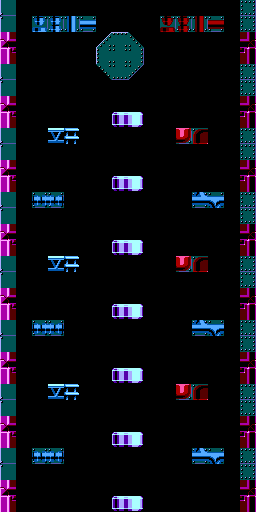

A 2D game scene composited from a Tiled map and its tileset images. What follows is a short description and the map's XML, with every tile layer's data as written:
An orthogonal 16x32 tile map with 16x16 px tiles, 3 tile layers (Background, Tiles, Spawns).

<map version="1.10" tiledversion="1.11.0" orientation="orthogonal" renderorder="right-down" width="16" height="32" tilewidth="16" tileheight="16" infinite="0" nextlayerid="4" nextobjectid="1">
 <tileset firstgid="1" source="../../../level-design/assets/tilesets/dg/dg0.tsx" />
 <layer id="3" name="Background" locked="1" width="16" height="32">
  <data encoding="csv">
0,0,0,0,0,0,0,0,0,0,0,0,0,0,0,0,
0,0,0,0,0,0,0,0,0,0,0,0,0,0,0,0,
0,0,0,0,0,0,0,0,0,0,0,0,0,0,0,0,
0,0,0,0,0,0,0,0,0,0,0,0,0,0,0,0,
0,0,0,0,0,0,0,0,0,0,0,0,0,0,0,0,
0,0,0,0,0,0,0,0,0,0,0,0,0,0,0,0,
0,0,0,0,0,0,0,0,0,0,0,0,0,0,0,0,
0,0,0,0,0,0,0,0,0,0,0,0,0,0,0,0,
0,0,0,0,0,0,0,0,0,0,0,0,0,0,0,0,
0,0,0,0,0,0,0,0,0,0,0,0,0,0,0,0,
0,0,0,0,0,0,0,0,0,0,0,0,0,0,0,0,
0,0,0,0,0,0,0,0,0,0,0,0,0,0,0,0,
0,0,0,0,0,0,0,0,0,0,0,0,0,0,0,0,
0,0,0,0,0,0,0,0,0,0,0,0,0,0,0,0,
0,0,0,0,0,0,0,0,0,0,0,0,0,0,0,0,
0,0,0,0,0,0,0,0,0,0,0,0,0,0,0,0,
0,0,0,0,0,0,0,0,0,0,0,0,0,0,0,0,
0,0,0,0,0,0,0,0,0,0,0,0,0,0,0,0,
0,0,0,0,0,0,0,0,0,0,0,0,0,0,0,0,
0,0,0,0,0,0,0,0,0,0,0,0,0,0,0,0,
0,0,0,0,0,0,0,0,0,0,0,0,0,0,0,0,
0,0,0,0,0,0,0,0,0,0,0,0,0,0,0,0,
0,0,0,0,0,0,0,0,0,0,0,0,0,0,0,0,
0,0,0,0,0,0,0,0,0,0,0,0,0,0,0,0,
0,0,0,0,0,0,0,0,0,0,0,0,0,0,0,0,
0,0,0,0,0,0,0,0,0,0,0,0,0,0,0,0,
0,0,0,0,0,0,0,0,0,0,0,0,0,0,0,0,
0,0,0,0,0,0,0,0,0,0,0,0,0,0,0,0,
0,0,0,0,0,0,0,0,0,0,0,0,0,0,0,0,
0,0,0,0,0,0,0,0,0,0,0,0,0,0,0,0,
0,0,0,0,0,0,0,0,0,0,0,0,0,0,0,0,
0,0,0,0,0,0,0,0,0,0,0,0,0,0,0,0
  </data>
 </layer>
 <layer id="1" name="Tiles" width="16" height="32">
  <data encoding="csv">
113,0,0,0,0,0,0,0,0,0,0,0,0,0,0,116,
97,0,209,210,211,212,0,0,0,0,217,218,219,220,0,100,
81,0,0,0,0,0,174,175,176,0,0,0,0,0,0,84,
65,0,0,0,0,0,190,191,192,0,0,0,0,0,0,68,
113,0,0,0,0,0,206,207,208,0,0,0,0,0,0,116,
97,0,0,0,0,0,0,0,0,0,0,0,0,0,0,100,
81,0,0,0,0,0,0,0,0,0,0,0,0,0,0,84,
65,0,0,0,0,0,0,241,242,0,0,0,0,0,0,68,
113,0,0,129,130,0,0,0,0,0,0,137,138,0,0,116,
97,0,0,0,0,0,0,0,0,0,0,0,0,0,0,100,
81,0,0,0,0,0,0,0,0,0,0,0,0,0,0,84,
65,0,0,0,0,0,0,241,242,0,0,0,0,0,0,68,
113,0,225,226,0,0,0,0,0,0,0,0,227,228,0,116,
97,0,0,0,0,0,0,0,0,0,0,0,0,0,0,100,
81,0,0,0,0,0,0,0,0,0,0,0,0,0,0,84,
65,0,0,0,0,0,0,241,242,0,0,0,0,0,0,68,
113,0,0,129,130,0,0,0,0,0,0,137,138,0,0,116,
97,0,0,0,0,0,0,0,0,0,0,0,0,0,0,100,
81,0,0,0,0,0,0,0,0,0,0,0,0,0,0,84,
65,0,0,0,0,0,0,241,242,0,0,0,0,0,0,68,
113,0,225,226,0,0,0,0,0,0,0,0,227,228,0,116,
97,0,0,0,0,0,0,0,0,0,0,0,0,0,0,100,
81,0,0,0,0,0,0,0,0,0,0,0,0,0,0,84,
65,0,0,0,0,0,0,241,242,0,0,0,0,0,0,68,
113,0,0,129,130,0,0,0,0,0,0,137,138,0,0,116,
97,0,0,0,0,0,0,0,0,0,0,0,0,0,0,100,
81,0,0,0,0,0,0,0,0,0,0,0,0,0,0,84,
65,0,0,0,0,0,0,241,242,0,0,0,0,0,0,68,
113,0,225,226,0,0,0,0,0,0,0,0,227,228,0,116,
97,0,0,0,0,0,0,0,0,0,0,0,0,0,0,100,
81,0,0,0,0,0,0,0,0,0,0,0,0,0,0,84,
65,0,0,0,0,0,0,241,242,0,0,0,0,0,0,68
  </data>
 </layer>
 <layer id="2" name="Spawns" width="16" height="32">
  <data encoding="csv">
0,0,0,0,0,0,0,0,0,0,0,0,0,0,0,0,
0,0,0,0,0,0,0,0,0,0,0,0,0,0,0,0,
0,0,0,0,0,0,0,0,0,0,0,0,0,0,0,0,
0,0,0,0,0,0,0,0,0,0,0,0,0,0,0,0,
0,0,0,0,0,0,0,0,0,0,0,0,0,0,0,0,
0,0,0,0,0,0,0,0,0,0,0,0,0,0,0,0,
0,0,0,0,0,0,0,0,0,0,0,0,0,0,0,0,
0,0,0,0,0,0,0,0,0,0,0,0,0,0,0,0,
0,0,0,0,0,0,0,0,0,0,0,0,0,0,0,0,
0,0,0,0,0,0,0,0,0,0,0,0,0,0,0,0,
0,0,0,0,0,0,0,0,0,0,0,0,0,0,0,0,
0,0,0,0,0,0,0,0,0,0,0,0,0,0,0,0,
0,0,0,0,0,0,0,0,0,0,0,0,0,0,0,0,
0,0,0,0,0,0,0,0,0,0,0,0,0,0,0,0,
0,0,0,0,0,0,0,0,0,0,0,0,0,0,0,0,
0,0,0,0,0,0,0,0,0,0,0,0,0,0,0,0,
0,0,0,0,0,0,0,0,0,0,0,0,0,0,0,0,
0,0,0,0,0,0,0,0,0,0,0,0,0,0,0,0,
0,0,0,0,0,0,0,0,0,0,0,0,0,0,0,0,
0,0,0,0,0,0,0,0,0,0,0,0,0,0,0,0,
0,0,0,0,0,0,0,0,0,0,0,0,0,0,0,0,
0,0,0,0,0,0,0,0,0,0,0,0,0,0,0,0,
0,0,0,0,0,0,0,0,0,0,0,0,0,0,0,0,
0,0,0,0,0,0,0,0,0,0,0,0,0,0,0,0,
0,0,0,0,0,0,0,0,0,0,0,0,0,0,0,0,
0,0,0,0,0,0,0,0,0,0,0,0,0,0,0,0,
0,0,0,0,0,0,0,0,0,0,0,0,0,0,0,0,
0,0,0,0,0,0,0,0,0,0,0,0,0,0,0,0,
0,0,0,0,0,0,0,0,0,0,0,0,0,0,0,0,
0,0,0,0,0,0,0,0,0,0,0,0,0,0,0,0,
0,0,0,0,0,0,0,0,0,0,0,0,0,0,0,0,
0,0,0,0,0,0,0,0,0,0,0,0,0,0,0,0
  </data>
 </layer>
</map>
